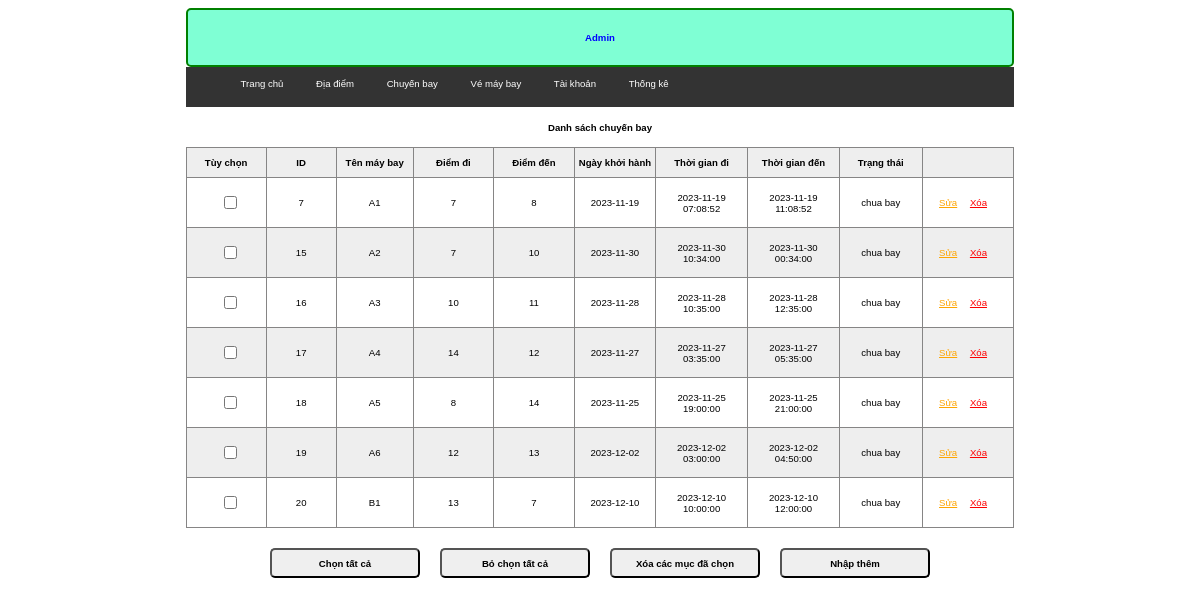
Before: /admin/index.php?act=listcb (signed in) with the older database file.
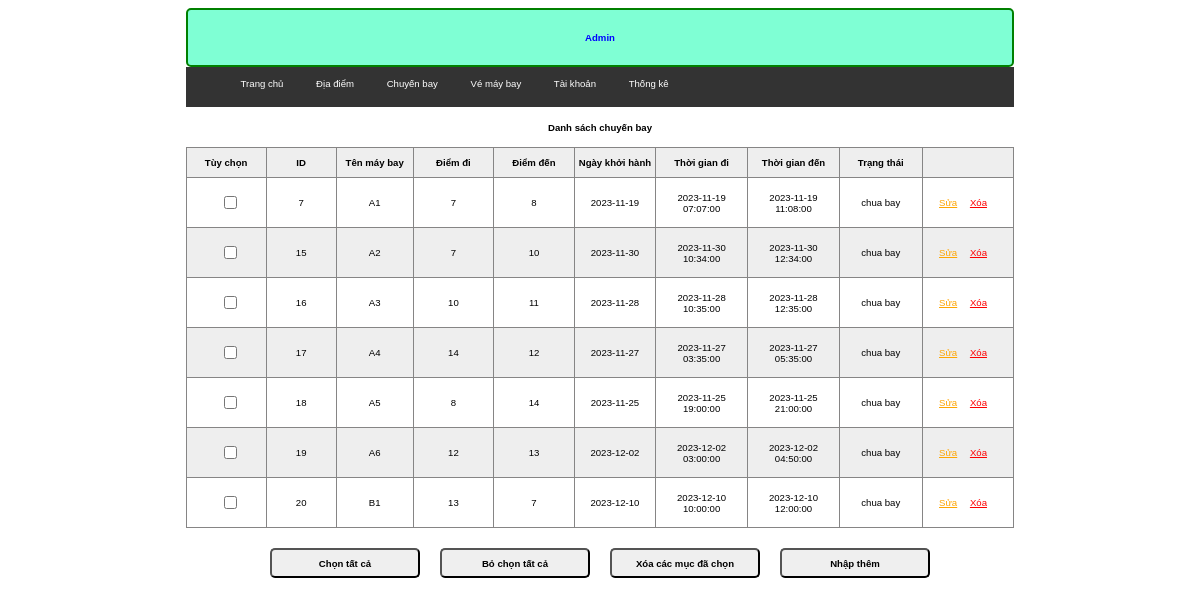
After: the same page with the newer database file.
### tables this page shows
CREATE TABLE `chuyen_bay` (
  `id` int(11) NOT NULL,
  `ten_may_bay` varchar(255) NOT NULL,
  `id_diemDi` int(11) NOT NULL,
  `id_diemDen` int(11) NOT NULL,
  `ngay_khoi_hanh` date NOT NULL,
  `thoi_gian_di` datetime NOT NULL,
  `thoi_gian_den` datetime NOT NULL,
  `trang_thai` varchar(255) NOT NULL
);

### model/pdo.php (called while the page is built, shortened)
<?php
function pdo_get_connection(){
    $servername = "localhost";
    $username = "root";
    $password = "";
    try {
        $conn = new PDO("mysql:host=$servername;dbname=dat_ve_may_bay", $username, $password);
        $conn->setAttribute(PDO::ATTR_ERRMODE, PDO::ERRMODE_EXCEPTION);
        return $conn;
    } catch(PDOException $e) {
        echo "Connection failed: " . $e->getMessage();
    }
}
function pdo_query($sql){
    $sql_args=array_slice(func_get_args(),1);
    try{
        $conn=pdo_get_connection();
        $stmt=$conn->prepare($sql);
        $stmt->execute($sql_args);
        $rows=$stmt->fetchAll();
        return $rows;
    }
    catch(PDOException $e){
        throw $e;
    }
    finally{
        unset($conn);
    }
}
?>

### model/chuyenbay.php (called while the page is built, shortened)
<?php
    function loadall_chuyenbay($page) {
        if($page == "admin") $sql = "SELECT * FROM chuyen_bay WHERE 1";
        $list = pdo_query($sql);
        return $list;
    }
?>

### admin/chuyenbay/list.php (the view, shortened to what this page needs)
<?php
    if (isset($_SESSION['admin'])) {
?>
    <div class="rowheader">
        <h1>Danh sách chuyến bay</h1>
    </div>
    <table>
        <tr>
            <th>Tùy chọn</th>
            <th>ID</th>
            <th>Tên máy bay</th>
            <th>Điểm đi</th>
            <th>Điểm đến</th>
            <th>Ngày khởi hành</th>
            <th>Thời gian đi</th>
            <th>Thời gian đến</th>
            <th>Trạng thái</th>
            <th></th>
        </tr>
        <?php
            foreach ($listChuyenBay as $value) {
                extract($value);
                echo '
                <tr>
                    <td><input type="checkbox" name="name[]" id="check_all"></td>
                    <td>'.$id.'</td>
                    <td>'.$ten_may_bay.'</td>
                    <td>'.$id_diemDi.'</td>
                    <td>'.$id_diemDen.'</td>
                    <td>'.$ngay_khoi_hanh.'</td>
                    <td>'.$thoi_gian_di.'</td>
                    <td>'.$thoi_gian_den.'</td>
                    <td>'.$trang_thai.'</td>
                    <td class="">
                        <a href="index.php?act=updatecb&id='.$id.'" style="color:orange">Sửa</a>
                        <a href="index.php?act=delcb&id='.$id.'" style="color: red;margin:0 10px;" onclick="return confirm(\'Bạn có chắc xóa không\')">Xóa</a>
                    </td>
                </tr>
                ';
            }
        ?>
    </table>
    <div class="but">
        <input class="border-[2px] bg-[#eee] border-[#868585]" type="button" value="Chọn tất cả" id="btn1">
        <input class="border-[2px] bg-[#eee] border-[#868585]" type="button" value="Bỏ chọn tất cả" id="btn2">
        <input class="border-[2px] bg-[#eee] border-[#868585]" type="button" value="Xóa các mục đã chọn">
        <a href="index.php?act=addcb"><input type="button" value="Nhập thêm" class="border-[2px] bg-[#eee] border-[#868585]"></a>
    </div>
<?php
    }
?>

### admin/index.php (shortened to what this page needs)
<?php
    include "../model/pdo.php";
    include "../model/chuyenbay.php";
    if(isset($_GET['act']) && ($_GET['act'] != '')) {
        $act = $_GET['act'];
        switch($act) {
            case 'listcb':
                include 'header.php';
                $listChuyenBay = loadall_chuyenbay('admin');
                include 'chuyenbay/list.php';
                break;
        }
    } else {
        include 'login/dangnhap.php';
    }
    include 'footer.php';
?>

### admin/header.php (shortened to what this page needs)
<!DOCTYPE html>
<html lang="en">
<head>
    <link rel="stylesheet" href="../css/admin.css">
</head>
<body>
    <div class="container">
        <div class="header">
            <h1>Admin</h1>
        </div>
        <div class="menu">
            <ul class="">
                <li><a href="index.php?act=home">Trang chủ</a></li>
                <li><a href="index.php?act=listdd">Địa điểm</a></li>
                <li><a href="index.php?act=listcb">Chuyến bay</a></li>
                <li><a href="index.php?act=listvmb">Vé máy bay</a></li>
                <li><a href="index.php?act=listtk">Tài khoản</a></li>
                <li><a href="">Thống kê</a></li>
            </ul>
        </div>

### admin/footer.php
</div>
</body>
</html>

### css/admin.css (style rules this page uses)
* { box-sizing: border-box; font-family: sans-serif; font-size: 0.8vw; }
.container { width: 70%; margin: 0 auto; }
.rowheader { height: 40px; width: 100%; display: flex; justify-content: center; align-items: center; background-color: #fff; }
.but { display: flex; justify-content: center; align-items: center; margin: 20px 0; }
input { padding: 4px; width: 100%; }
input[type="button"] { margin: 0 10px; width: 150px; height: 30px; border-radius: 5px 5px 5px 5px; font-weight: 700; }
td { width: 300px; height: 50px; }
th { height: 30px; }
table, th, td { border: 1px solid #868585; text-align: center; padding: 4px; }
table { border-collapse: collapse; }
table tr:nth-child(odd) { background-color: #eee; }
table tr:nth-child(even) { background-color: white; }
input[type="submit"], input[type="reset"], input[type="button"] { margin: 0 10px; height: 30px; border-radius: 5px 5px 5px 5px; font-weight: 700; }
.header { background-color: aquamarine; color: blue; border: 2px green solid; border-radius: 5px; }
.header h1 { margin: 10px 20px; height: 35px; display: flex; justify-content: center; align-items: center; }
.menu ul li { display: inline; padding: 0 5px; }
.menu a { text-decoration: none; color: white; margin: 0 10px; }
.menu { background-color: #333; height: 40px; padding-top: 1px; }

Changed rows visible on the page:
changed chuyen_bay id 7: thoi_gian_di "2023-11-19 07:08:52" → "2023-11-19 07:07:00"; thoi_gian_den "2023-11-19 11:08:52" → "2023-11-19 11:08:00"
changed chuyen_bay id 15: thoi_gian_den "2023-11-30 00:34:00" → "2023-11-30 12:34:00"
